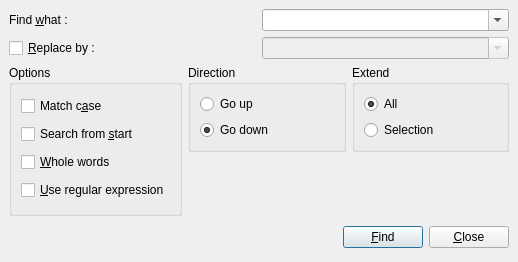
<ui version="4.0" >
 <class>ReplaceDialog</class>
 <widget class="QDialog" name="ReplaceDialog" >
  <property name="geometry" >
   <rect>
    <x>0</x>
    <y>0</y>
    <width>518</width>
    <height>262</height>
   </rect>
  </property>
  <property name="windowTitle" >
   <string>Find or Replace a text</string>
  </property>
  <layout class="QVBoxLayout" >
   <property name="spacing" >
    <number>6</number>
   </property>
   <property name="leftMargin" >
    <number>9</number>
   </property>
   <property name="topMargin" >
    <number>9</number>
   </property>
   <property name="rightMargin" >
    <number>9</number>
   </property>
   <property name="bottomMargin" >
    <number>9</number>
   </property>
   <item>
    <layout class="QGridLayout" >
     <property name="leftMargin" >
      <number>0</number>
     </property>
     <property name="topMargin" >
      <number>0</number>
     </property>
     <property name="rightMargin" >
      <number>0</number>
     </property>
     <property name="bottomMargin" >
      <number>0</number>
     </property>
     <property name="horizontalSpacing" >
      <number>6</number>
     </property>
     <property name="verticalSpacing" >
      <number>6</number>
     </property>
     <item row="1" column="0" >
      <widget class="QCheckBox" name="m_replaceCheckBox" >
       <property name="whatsThis" >
        <string>&lt;html>&lt;head>&lt;meta name="qrichtext" content="1" />&lt;style type="text/css">
p, li { white-space: pre-wrap; }
&lt;/style>&lt;/head>&lt;body style=" font-family:'Sans Serif'; font-size:9pt; font-weight:400; font-style:normal;">
&lt;p style=" margin-top:0px; margin-bottom:0px; margin-left:0px; margin-right:0px; -qt-block-indent:0; text-indent:0px;">If checked, &lt;span style=" font-weight:600;">XINX&lt;/span> replace the searched string by this  sting.&lt;/p>
&lt;p style="-qt-paragraph-type:empty; margin-top:0px; margin-bottom:0px; margin-left:0px; margin-right:0px; -qt-block-indent:0; text-indent:0px;">&lt;/p>
&lt;p style=" margin-top:0px; margin-bottom:0px; margin-left:0px; margin-right:0px; -qt-block-indent:0; text-indent:0px;">If the search string is a &lt;span style=" font-style:italic;">regular expression&lt;/span>, you can use \1 or \2 for captured string. Captured string in the find string is in bracket.&lt;/p>&lt;/body>&lt;/html></string>
       </property>
       <property name="text" >
        <string>&amp;Replace by :</string>
       </property>
      </widget>
     </item>
     <item row="0" column="1" >
      <widget class="QComboBox" name="m_comboFind" >
       <property name="whatsThis" >
        <string>&lt;html>&lt;head>&lt;meta name="qrichtext" content="1" />&lt;style type="text/css">
p, li { white-space: pre-wrap; }
&lt;/style>&lt;/head>&lt;body style=" font-family:'Sans Serif'; font-size:9pt; font-weight:400; font-style:normal;">
&lt;p style=" margin-top:0px; margin-bottom:0px; margin-left:0px; margin-right:0px; -qt-block-indent:0; text-indent:0px;">Text to search in the editor. The search string can be &lt;span style=" font-style:italic;">string literal&lt;/span> or a &lt;span style=" font-style:italic;">regular expression&lt;/span> (if the corresponding checkbox is checked).&lt;/p>
&lt;p style="-qt-paragraph-type:empty; margin-top:0px; margin-bottom:0px; margin-left:0px; margin-right:0px; -qt-block-indent:0; text-indent:0px;">&lt;/p>
&lt;p style=" margin-top:0px; margin-bottom:0px; margin-left:0px; margin-right:0px; -qt-block-indent:0; text-indent:0px;">&lt;span style=" font-weight:600;">XINX&lt;/span> keep history of searched text.&lt;/p>&lt;/body>&lt;/html></string>
       </property>
       <property name="editable" >
        <bool>true</bool>
       </property>
       <property name="currentIndex" >
        <number>-1</number>
       </property>
       <property name="insertPolicy" >
        <enum>QComboBox::InsertAlphabetically</enum>
       </property>
      </widget>
     </item>
     <item row="0" column="0" >
      <widget class="QLabel" name="label" >
       <property name="sizePolicy" >
        <sizepolicy vsizetype="Preferred" hsizetype="Minimum" >
         <horstretch>0</horstretch>
         <verstretch>0</verstretch>
        </sizepolicy>
       </property>
       <property name="text" >
        <string>Find &amp;what :</string>
       </property>
       <property name="buddy" >
        <cstring>m_comboFind</cstring>
       </property>
      </widget>
     </item>
     <item row="1" column="1" >
      <widget class="QComboBox" name="m_comboReplace" >
       <property name="enabled" >
        <bool>false</bool>
       </property>
       <property name="editable" >
        <bool>true</bool>
       </property>
       <property name="insertPolicy" >
        <enum>QComboBox::InsertAlphabetically</enum>
       </property>
      </widget>
     </item>
    </layout>
   </item>
   <item>
    <layout class="QGridLayout" >
     <property name="leftMargin" >
      <number>0</number>
     </property>
     <property name="topMargin" >
      <number>0</number>
     </property>
     <property name="rightMargin" >
      <number>0</number>
     </property>
     <property name="bottomMargin" >
      <number>0</number>
     </property>
     <property name="horizontalSpacing" >
      <number>6</number>
     </property>
     <property name="verticalSpacing" >
      <number>6</number>
     </property>
     <item row="1" column="1" >
      <spacer>
       <property name="orientation" >
        <enum>Qt::Vertical</enum>
       </property>
       <property name="sizeHint" >
        <size>
         <width>20</width>
         <height>40</height>
        </size>
       </property>
      </spacer>
     </item>
     <item row="0" column="1" >
      <widget class="QGroupBox" name="m_directionGroupBox" >
       <property name="whatsThis" >
        <string>&lt;html>&lt;head>&lt;meta name="qrichtext" content="1" />&lt;style type="text/css">
p, li { white-space: pre-wrap; }
&lt;/style>&lt;/head>&lt;body style=" font-family:'Sans Serif'; font-size:9pt; font-weight:400; font-style:normal;">
&lt;p style=" margin-top:0px; margin-bottom:0px; margin-left:0px; margin-right:0px; -qt-block-indent:0; text-indent:0px;">Direction where &lt;span style=" font-weight:600;">XINX&lt;/span> must go for search string.&lt;/p>&lt;/body>&lt;/html></string>
       </property>
       <property name="title" >
        <string>Direction</string>
       </property>
       <layout class="QVBoxLayout" >
        <property name="spacing" >
         <number>6</number>
        </property>
        <property name="leftMargin" >
         <number>9</number>
        </property>
        <property name="topMargin" >
         <number>9</number>
        </property>
        <property name="rightMargin" >
         <number>9</number>
        </property>
        <property name="bottomMargin" >
         <number>9</number>
        </property>
        <item>
         <widget class="QRadioButton" name="m_UpRadioButton" >
          <property name="text" >
           <string>Go up</string>
          </property>
         </widget>
        </item>
        <item>
         <widget class="QRadioButton" name="m_DownRadioButton" >
          <property name="text" >
           <string>Go down</string>
          </property>
          <property name="checked" >
           <bool>true</bool>
          </property>
         </widget>
        </item>
       </layout>
      </widget>
     </item>
     <item row="1" column="2" >
      <spacer>
       <property name="orientation" >
        <enum>Qt::Vertical</enum>
       </property>
       <property name="sizeHint" >
        <size>
         <width>20</width>
         <height>40</height>
        </size>
       </property>
      </spacer>
     </item>
     <item row="0" column="2" >
      <widget class="QGroupBox" name="m_selectionGroupBox" >
       <property name="whatsThis" >
        <string>&lt;html>&lt;head>&lt;meta name="qrichtext" content="1" />&lt;style type="text/css">
p, li { white-space: pre-wrap; }
&lt;/style>&lt;/head>&lt;body style=" font-family:'Sans Serif'; font-size:9pt; font-weight:400; font-style:normal;">
&lt;p style=" margin-top:0px; margin-bottom:0px; margin-left:0px; margin-right:0px; -qt-block-indent:0; text-indent:0px;">If &lt;span style=" font-style:italic;">All&lt;/span> is checked &lt;span style=" font-weight:600;">XINX&lt;/span> search in the whole document, else &lt;span style=" font-weight:600;">XINX&lt;/span> search only in the selection.&lt;/p>&lt;/body>&lt;/html></string>
       </property>
       <property name="title" >
        <string>Extend</string>
       </property>
       <layout class="QVBoxLayout" >
        <property name="spacing" >
         <number>6</number>
        </property>
        <property name="leftMargin" >
         <number>9</number>
        </property>
        <property name="topMargin" >
         <number>9</number>
        </property>
        <property name="rightMargin" >
         <number>9</number>
        </property>
        <property name="bottomMargin" >
         <number>9</number>
        </property>
        <item>
         <widget class="QRadioButton" name="m_searchAllRadioButton" >
          <property name="text" >
           <string>All</string>
          </property>
          <property name="checked" >
           <bool>true</bool>
          </property>
         </widget>
        </item>
        <item>
         <widget class="QRadioButton" name="m_searchSelectionRadioButton" >
          <property name="text" >
           <string>Selection</string>
          </property>
         </widget>
        </item>
       </layout>
      </widget>
     </item>
     <item rowspan="2" row="0" column="0" >
      <widget class="QGroupBox" name="groupBox" >
       <property name="title" >
        <string>Options</string>
       </property>
       <layout class="QVBoxLayout" >
        <property name="spacing" >
         <number>6</number>
        </property>
        <property name="leftMargin" >
         <number>9</number>
        </property>
        <property name="topMargin" >
         <number>9</number>
        </property>
        <property name="rightMargin" >
         <number>9</number>
        </property>
        <property name="bottomMargin" >
         <number>9</number>
        </property>
        <item>
         <widget class="QCheckBox" name="m_caseCheckBox" >
          <property name="whatsThis" >
           <string>&lt;html>&lt;head>&lt;meta name="qrichtext" content="1" />&lt;style type="text/css">
p, li { white-space: pre-wrap; }
&lt;/style>&lt;/head>&lt;body style=" font-family:'Sans Serif'; font-size:9pt; font-weight:400; font-style:normal;">
&lt;p style=" margin-top:0px; margin-bottom:0px; margin-left:0px; margin-right:0px; -qt-block-indent:0; text-indent:0px;">If checked, &lt;span style=" font-weight:600;">XINX&lt;/span> search the case sensitive string.&lt;/p>&lt;/body>&lt;/html></string>
          </property>
          <property name="text" >
           <string>Match c&amp;ase</string>
          </property>
         </widget>
        </item>
        <item>
         <widget class="QCheckBox" name="m_fromStartCheckBox" >
          <property name="whatsThis" >
           <string>&lt;html>&lt;head>&lt;meta name="qrichtext" content="1" />&lt;style type="text/css">
p, li { white-space: pre-wrap; }
&lt;/style>&lt;/head>&lt;body style=" font-family:'Sans Serif'; font-size:9pt; font-weight:400; font-style:normal;">
&lt;p style=" margin-top:0px; margin-bottom:0px; margin-left:0px; margin-right:0px; -qt-block-indent:0; text-indent:0px;">If checked, &lt;span style=" font-weight:600;">XINX&lt;/span> search the word from the start of the document, else &lt;span style=" font-weight:600;">XINX&lt;/span> search from the cursor position.&lt;/p>&lt;/body>&lt;/html></string>
          </property>
          <property name="text" >
           <string>Search from &amp;start</string>
          </property>
         </widget>
        </item>
        <item>
         <widget class="QCheckBox" name="m_wholeWordsCheckBox" >
          <property name="whatsThis" >
           <string>&lt;html>&lt;head>&lt;meta name="qrichtext" content="1" />&lt;style type="text/css">
p, li { white-space: pre-wrap; }
&lt;/style>&lt;/head>&lt;body style=" font-family:'Sans Serif'; font-size:9pt; font-weight:400; font-style:normal;">
&lt;p style=" margin-top:0px; margin-bottom:0px; margin-left:0px; margin-right:0px; -qt-block-indent:0; text-indent:0px;">If unchecked, &lt;span style=" font-weight:600;">XINX&lt;/span> search string include in other word, else only whole word is searched.&lt;/p>&lt;/body>&lt;/html></string>
          </property>
          <property name="text" >
           <string>&amp;Whole words</string>
          </property>
         </widget>
        </item>
        <item>
         <widget class="QCheckBox" name="m_regularExpressionCheckBox" >
          <property name="whatsThis" >
           <string>&lt;html>&lt;head>&lt;meta name="qrichtext" content="1" />&lt;style type="text/css">
p, li { white-space: pre-wrap; }
&lt;/style>&lt;/head>&lt;body style=" font-family:'Sans Serif'; font-size:9pt; font-weight:400; font-style:normal;">
&lt;p style=" margin-top:0px; margin-bottom:0px; margin-left:0px; margin-right:0px; -qt-block-indent:0; text-indent:0px;">If checked, &lt;span style=" font-weight:600;">XINX&lt;/span> use regular expression to match string.&lt;/p>&lt;/body>&lt;/html></string>
          </property>
          <property name="text" >
           <string>&amp;Use regular expression</string>
          </property>
         </widget>
        </item>
       </layout>
      </widget>
     </item>
    </layout>
   </item>
   <item>
    <layout class="QHBoxLayout" >
     <property name="spacing" >
      <number>6</number>
     </property>
     <property name="leftMargin" >
      <number>0</number>
     </property>
     <property name="topMargin" >
      <number>0</number>
     </property>
     <property name="rightMargin" >
      <number>0</number>
     </property>
     <property name="bottomMargin" >
      <number>0</number>
     </property>
     <item>
      <spacer>
       <property name="orientation" >
        <enum>Qt::Horizontal</enum>
       </property>
       <property name="sizeHint" >
        <size>
         <width>131</width>
         <height>31</height>
        </size>
       </property>
      </spacer>
     </item>
     <item>
      <widget class="QPushButton" name="m_findButton" >
       <property name="text" >
        <string>&amp;Find</string>
       </property>
       <property name="icon" >
        <iconset resource="../application.qrc" >:/images/find.png</iconset>
       </property>
      </widget>
     </item>
     <item>
      <widget class="QPushButton" name="m_closeButton" >
       <property name="text" >
        <string>&amp;Close</string>
       </property>
       <property name="icon" >
        <iconset resource="../application.qrc" >:/images/button_cancel.png</iconset>
       </property>
      </widget>
     </item>
    </layout>
   </item>
  </layout>
 </widget>
 <tabstops>
  <tabstop>m_comboFind</tabstop>
  <tabstop>m_replaceCheckBox</tabstop>
  <tabstop>m_comboReplace</tabstop>
  <tabstop>m_caseCheckBox</tabstop>
  <tabstop>m_fromStartCheckBox</tabstop>
  <tabstop>m_wholeWordsCheckBox</tabstop>
  <tabstop>m_regularExpressionCheckBox</tabstop>
  <tabstop>m_UpRadioButton</tabstop>
  <tabstop>m_DownRadioButton</tabstop>
  <tabstop>m_searchAllRadioButton</tabstop>
  <tabstop>m_searchSelectionRadioButton</tabstop>
  <tabstop>m_findButton</tabstop>
  <tabstop>m_closeButton</tabstop>
 </tabstops>
 <resources>
  <include location="../application.qrc" />
 </resources>
 <connections>
  <connection>
   <sender>m_findButton</sender>
   <signal>clicked()</signal>
   <receiver>ReplaceDialog</receiver>
   <slot>accept()</slot>
   <hints>
    <hint type="sourcelabel" >
     <x>444</x>
     <y>287</y>
    </hint>
    <hint type="destinationlabel" >
     <x>96</x>
     <y>254</y>
    </hint>
   </hints>
  </connection>
  <connection>
   <sender>m_closeButton</sender>
   <signal>clicked()</signal>
   <receiver>ReplaceDialog</receiver>
   <slot>reject()</slot>
   <hints>
    <hint type="sourcelabel" >
     <x>525</x>
     <y>287</y>
    </hint>
    <hint type="destinationlabel" >
     <x>179</x>
     <y>282</y>
    </hint>
   </hints>
  </connection>
  <connection>
   <sender>m_replaceCheckBox</sender>
   <signal>toggled(bool)</signal>
   <receiver>m_comboReplace</receiver>
   <slot>setEnabled(bool)</slot>
   <hints>
    <hint type="sourcelabel" >
     <x>137</x>
     <y>48</y>
    </hint>
    <hint type="destinationlabel" >
     <x>398</x>
     <y>48</y>
    </hint>
   </hints>
  </connection>
  <connection>
   <sender>m_fromStartCheckBox</sender>
   <signal>toggled(bool)</signal>
   <receiver>m_DownRadioButton</receiver>
   <slot>setChecked(bool)</slot>
   <hints>
    <hint type="sourcelabel" >
     <x>114</x>
     <y>154</y>
    </hint>
    <hint type="destinationlabel" >
     <x>291</x>
     <y>136</y>
    </hint>
   </hints>
  </connection>
  <connection>
   <sender>m_fromStartCheckBox</sender>
   <signal>toggled(bool)</signal>
   <receiver>m_searchAllRadioButton</receiver>
   <slot>setChecked(bool)</slot>
   <hints>
    <hint type="sourcelabel" >
     <x>150</x>
     <y>152</y>
    </hint>
    <hint type="destinationlabel" >
     <x>406</x>
     <y>102</y>
    </hint>
   </hints>
  </connection>
  <connection>
   <sender>m_fromStartCheckBox</sender>
   <signal>toggled(bool)</signal>
   <receiver>m_UpRadioButton</receiver>
   <slot>setDisabled(bool)</slot>
   <hints>
    <hint type="sourcelabel" >
     <x>193</x>
     <y>147</y>
    </hint>
    <hint type="destinationlabel" >
     <x>291</x>
     <y>107</y>
    </hint>
   </hints>
  </connection>
  <connection>
   <sender>m_fromStartCheckBox</sender>
   <signal>toggled(bool)</signal>
   <receiver>m_searchSelectionRadioButton</receiver>
   <slot>setDisabled(bool)</slot>
   <hints>
    <hint type="sourcelabel" >
     <x>197</x>
     <y>157</y>
    </hint>
    <hint type="destinationlabel" >
     <x>421</x>
     <y>143</y>
    </hint>
   </hints>
  </connection>
  <connection>
   <sender>m_fromStartCheckBox</sender>
   <signal>toggled(bool)</signal>
   <receiver>m_regularExpressionCheckBox</receiver>
   <slot>setDisabled(bool)</slot>
   <hints>
    <hint type="sourcelabel" >
     <x>75</x>
     <y>151</y>
    </hint>
    <hint type="destinationlabel" >
     <x>74</x>
     <y>210</y>
    </hint>
   </hints>
  </connection>
 </connections>
</ui>
